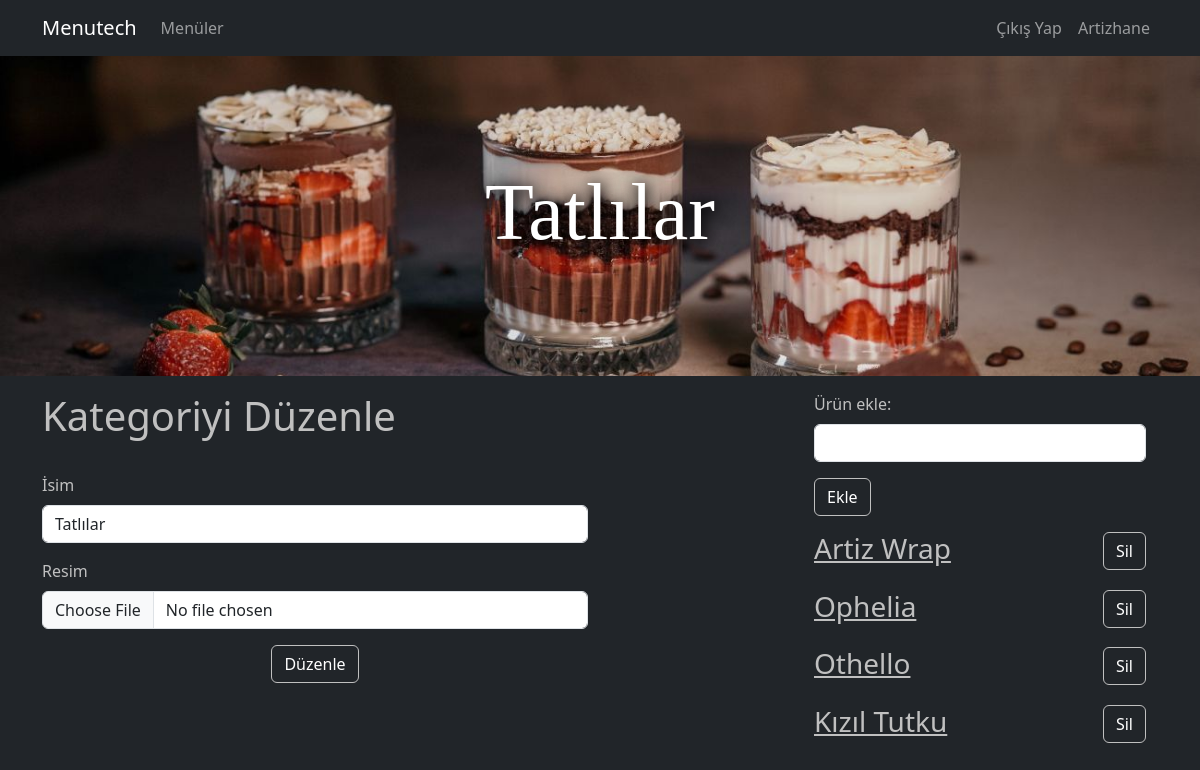
The page /menu/artizhane/tatllar/edit/ (signed in) on the database as committed earlier.
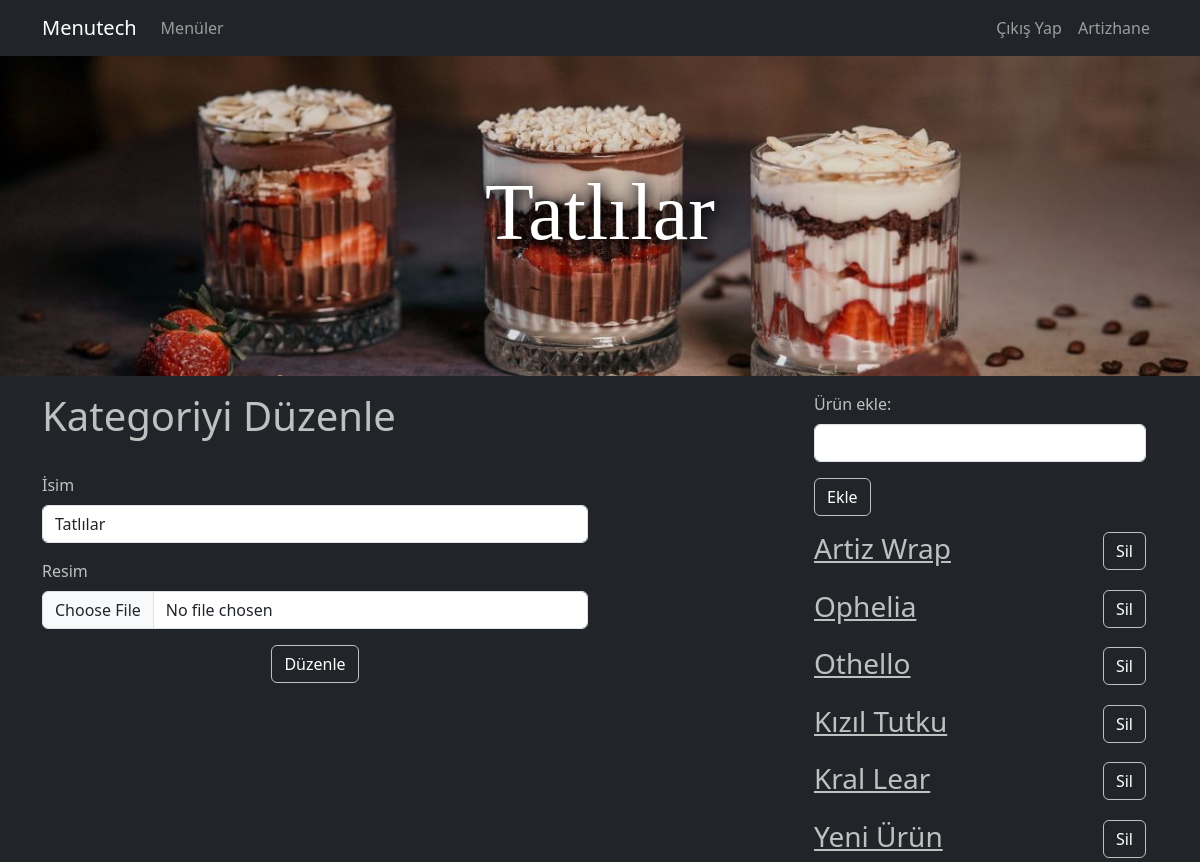
The same page on the database as committed later.
### menu/models.py (models this page shows, shortened)
class Product(models.Model):
    name = models.CharField(max_length=200)
    slug = models.SlugField(db_index=True, editable=False, unique=True)
    image = models.ImageField(upload_to="products", null=True)
    description = models.TextField(default="")
    price = models.DecimalField(max_digits=7, decimal_places=2, default=0.0)
    category = models.ForeignKey(Category, on_delete=models.CASCADE)
    def __str__(self):
        return f"{self.name}"

### menu/views.py (the view, shortened to what this page needs)
# urls.py: path("<slug:slug>/<slug:category_slug>/edit/", views.category_edit, name = "category_edit"),
def category_edit(request, slug, category_slug):
    try:
        menu = Menu.objects.get(slug=slug)
    except:
        return redirect("home")
    if not menu.user.account.has_paid():
        return redirect("home")
    if(menu.user != request.user):
        return redirect("category_details", slug=slug, category_slug=category_slug)
    try:
        category = Category.objects.get(slug=category_slug, menu=menu)
    except:
        return redirect("menu_edit", slug=slug)
    products = Product.objects.filter(category=category)
    data = {
        "menu":menu,
        "category":category,
        "products":products
    }
    return render(request, "menu/category_edit.html", data)

### account/models.py (called while the page is built)
    def has_paid(self):
        current_date = datetime.date.today()
        return current_date < self.paid_until

### menu/templates/menu/category_edit.html (shortened to what this page needs)
{% extends "base.html" %}
{% load static %}
{% block css_files %}
    <link rel="stylesheet" href="{% static 'menu/css/menu.css' %}"/>
{% endblock css_files %}
{% block content %}
    <div class "row">
        <div class="col-12 menu-main-image"
            {% if category.image %}
            style="background-image: url({{ category.image.url }})"
            {% endif %}
        >
            <h2 class="text-center menu-text display-1">{{category.name|title}}</h2>
        </div>
    </div>
    <div class = "container mt-3">
        <div class = "row">
            <div class = "col-6">
                <h1 class = "edit-text-style">Kategoriyi Düzenle</h1>
                <hr>
                <form method="POST" enctype="multipart/form-data">
                    <div class ="mb-3">
                        <label for="name" class="form-label edit-text-style">İsim</label>
                        <input type="text" class="form-control" name="name" value="{{category.name}}">
                    </div>
                    <div class ="mb-3">
                        <label for="image" class="form-label edit-text-style">Resim</label>
                        <input type="file" class="form-control" name="image" accept="image/*">
                    </div>
                    <div class="text-center">
                        <input type="submit" value="Düzenle" class = "btn btn-dark button-style">
                    </div>
                </form>
            </div>
            <div class = "col-2">
            </div>
            <div class = "col-4">
                <div class = "container mb-3">
                    <div class = "row">
                        <form action = "{% url 'product_create' menu.slug category.slug %}" method="POST" enctype="multipart/form-data">
                            <div class ="mb-3">
                                <label for="name" class="form-label edit-text-style">Ürün ekle:</label>
                                <input type="text" class="form-control" name="name">
                            </div>
                            <div>
                                <input type="submit" value="Ekle" class = "btn btn-dark button-style">
                            </div>
                        </form>
                    </div>
                </div>
                <div class="container mt-3">
                {% for product in products %}
                <div class = "delete-alignment mt-3">
                    <a href = "{% url 'product_edit' menu.slug category.slug product.slug %}" class="edit-text-link">
                        <h4 class="h3">{{product|title}}</h4>
                    </a>
                    <div>
                        <form action = "{% url 'product_delete' menu.slug category.slug product.slug %}" method="GET">
                                <input type="submit" value="Sil" class = "btn btn-dark button-style">
                        </form>
                    </div>
                </div>
                {% endfor %}
                </div>
            </div>
        </div>
    </div>
{% endblock %}

Rows that differ between the two databases and show on the page:
added Product: name "Kral Lear"
added Product: name "Yeni Ürün"
